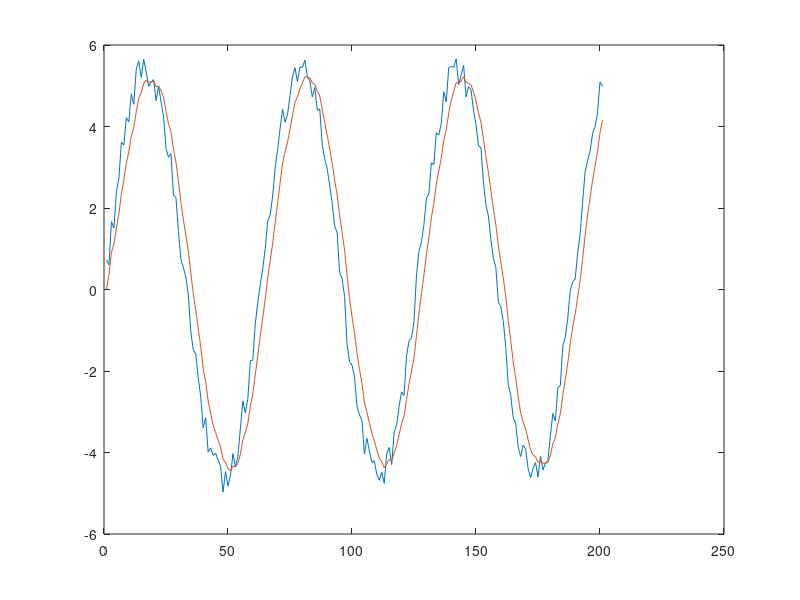

Recreate this plot in MATLAB.
clear all; close all; clc;

ts=0.1; ti=0; te=20; 
t = ti:ts:te;
uc = 5*sin(t);
z = uc + 0.8*rand(length(t),1)';

x=[0]; P=15; Q=1; R=10; H=1;
for i=2:length(t)
xp = x(i-1);
P = P + Q;
K = P*H'*inv(H*P*H'+ R);
x(i) = xp + K*(z(i)-H*xp);
P = P - K*H*P;
end

plot(z);
hold on;
plot(x);